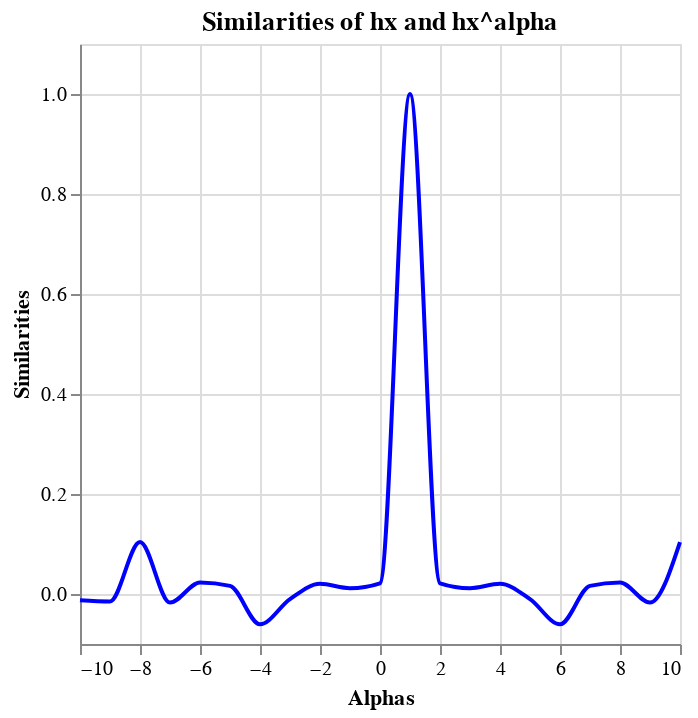

The code cell stored with this chart in its notebook:
### Markdown cell above
i) Comparing simlarity of $\delta(h_x^0, h_x^\alpha)$ where $\alpha$ varies between -10 and 10

### Code cell
dim = 500
hx = generate_hvs(dim)

# alpha in [-10, 10] with step sibe 1
alphas = np.linspace(-10, 10, 21)

# get similarities for all fractional powers
similarities = [similarity(hx, fractional_power(hx, alpha)) for alpha in alphas]


# put into dataframe and make into altair chart
df = pd.DataFrame({"Alphas": alphas, "Similarities": similarities})

chart = alt.Chart(df).mark_line(interpolate="monotone", color="blue").encode(
    x = "Alphas",
    y = "Similarities"
).properties(
    title = "Similarities of hx and hx^alpha"
)
chart

### Figure 1 — Vega-Lite specification as saved in the notebook (floating-point values rounded to 4 significant figures)
{"config": {"view": {"continuousWidth": 300, "continuousHeight": 300}}, "data": {"name": "data-2352883f3d790a6c5891196a3ddbbb77"}, "mark": {"type": "line", "color": "blue", "interpolate": "monotone"}, "encoding": {"x": {"field": "Alphas", "type": "quantitative"}, "y": {"field": "Similarities", "type": "quantitative"}}, "title": "Similarities of hx and hx^alpha", "$schema": "https://vega.github.io/schema/vega-lite/v5.8.0.json", "datasets": {"data-2352883f3d790a6c5891196a3ddbbb77": [{"Alphas": -10.0, "Similarities": -0.01242}, {"Alphas": -9.0, "Similarities": -0.01483}, {"Alphas": -8.0, "Similarities": 0.104}, {"Alphas": -7.0, "Similarities": -0.01719}, {"Alphas": -6.0, "Similarities": 0.02325}, {"Alphas": -5.0, "Similarities": 0.01625}, {"Alphas": -4.0, "Similarities": -0.06065}, {"Alphas": -3.0, "Similarities": -0.01035}, {"Alphas": -2.0, "Similarities": 0.02034}, {"Alphas": -1.0, "Similarities": 0.01158}, {"Alphas": 0.0, "Similarities": 0.02131}, {"Alphas": 1.0, "Similarities": 1.0}, {"Alphas": 2.0, "Similarities": 0.02131}, {"Alphas": 3.0, "Similarities": 0.01158}, {"Alphas": 4.0, "Similarities": 0.02034}, {"Alphas": 5.0, "Similarities": -0.01035}, {"Alphas": 6.0, "Similarities": -0.06065}, {"Alphas": 7.0, "Similarities": 0.01625}, {"Alphas": 8.0, "Similarities": 0.02325}, {"Alphas": 9.0, "Similarities": -0.01719}, {"Alphas": 10.0, "Similarities": 0.104}]}}
